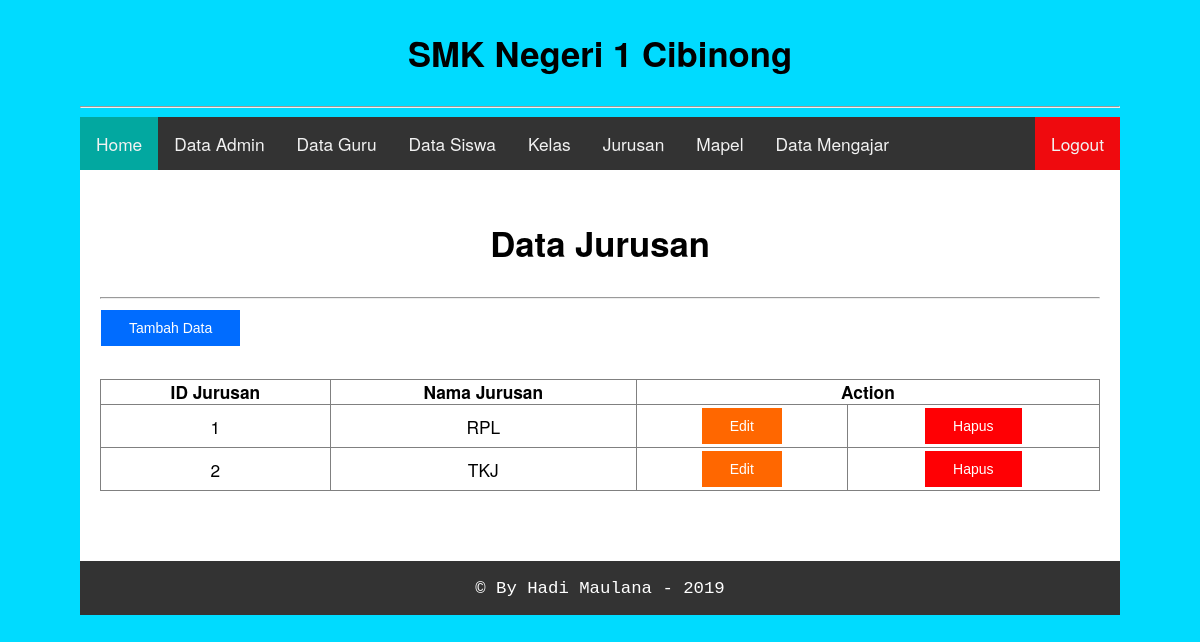
The page /page/admin/jurusan.php (signed in) on the database its author committed.
### tables this page shows
CREATE TABLE IF NOT EXISTS `jurusan` (
  `id_jurusan` int(10) NOT NULL AUTO_INCREMENT,
  `nama_jurusan` varchar(10) NOT NULL,
  PRIMARY KEY (`id_jurusan`)
);

### db/config.php (called while the page is built, shortened)
<?php
class database{
  function tampil($table){
    $q = mysql_query("SELECT * FROM $table");
    $result = array();
    while ($d = mysql_fetch_assoc($q)) {
      $result[] = $d;
    }
    return $result;
  }
}
 ?>

### page/admin/jurusan.php (the view, shortened to what this page needs)
<?php session_start();
if($_SESSION && $_SESSION['login'] == "admin"){
?>
<?php
require_once('../../db/config.php');
require_once('assets/header.php');
$db = new database();
?>
<div class="content">
  <div class="content-font">
    <center>
      <h1>Data Jurusan</h1></center><hr>
      <a href="jurusan_form.php"><button class="button">Tambah Data</button></a><br><br>
      <table border="1" width="100%">
        <tr>
          <th>ID Jurusan</th>
          <th>Nama Jurusan</th>
          <th colspan="2">Action</th>
        </tr>
          <?php foreach ($db->tampil('jurusan') as $d) { ?>
            <tr style="text-align: center;">
              <td><?php echo $d['id_jurusan'] ?></td>
              <td><?php echo $d['nama_jurusan'] ?></td>
              <td>
                <form class="" action="jurusan_form.php" method="post">
                  <input type="submit" name="edit" value="Edit" class="button button1">
                </form>
              </td>
              <td>
                <form class="" action="action/jurusan_act.php" method="post">
                  <input type="submit" name="hapus" value="Hapus" class="button button2">
                </form>
              </td>
            </tr>
          <?php } ?>
      </table>
  </div>
</div>
<?php
require_once('assets/footer.php');
?>
<?php }else{
  header("location: ../../index.php");
} ?>

### page/admin/assets/css/style.css (style rules this page uses)
body { font: 13pt 'trebuchet ms'; }
.content { background: #fff; width: 100%; height: auto; float: left; }
.content-font { padding: 20px; margin-bottom: 50px; }
body { background-position: center; background-repeat: no-repeat; background-size: cover; font-family: Gotham, Helvetica Neue, Helvetica, Arial," sans-serif"; margin: auto; padding-left: 80px; padding-right: 80px; }
.button { background-color: #006CFF; border: none; color: white; padding: 10px 28px; text-align: center; text-decoration: none; display: inline-block; font-size: 14px; margin: 3px 1px; cursor: pointer; }
.button1 { background-color: #FF6700; }
.button2 { background-color: #FF0004; }
h1, h2, h3, h4, h5 { padding: 5px; }
table { margin-top: 5px; border-spacing: 0; border-collapse: collapse; }
td, th { padding: 0; }

### rows shown on the page
jurusan: id_jurusan "1", nama_jurusan "RPL"
jurusan: id_jurusan "2", nama_jurusan "TKJ"
